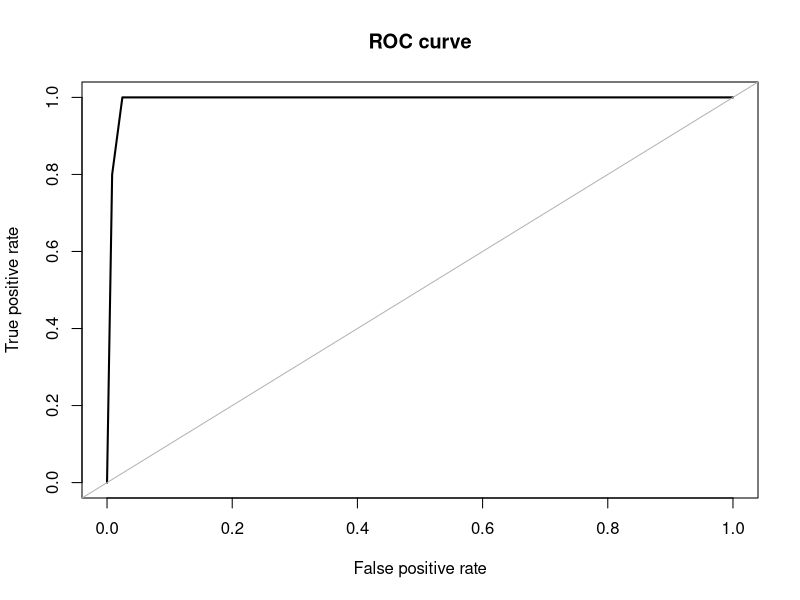
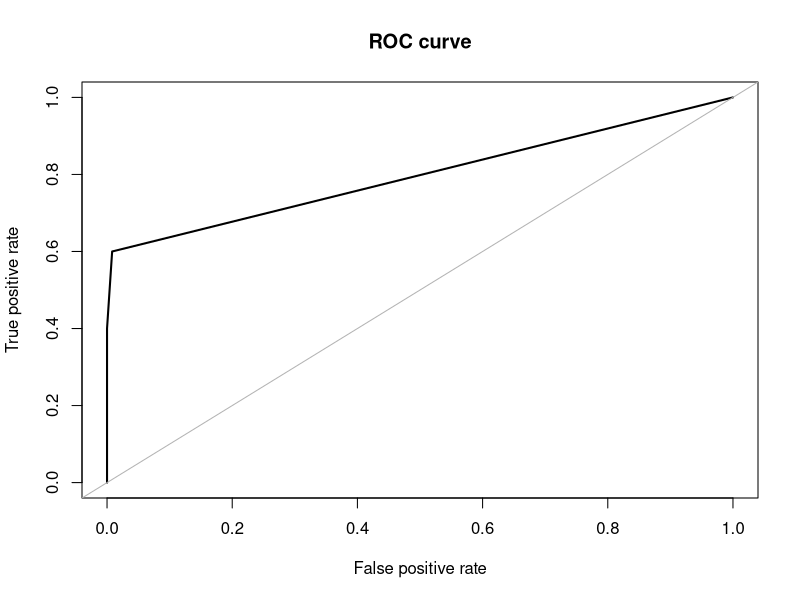
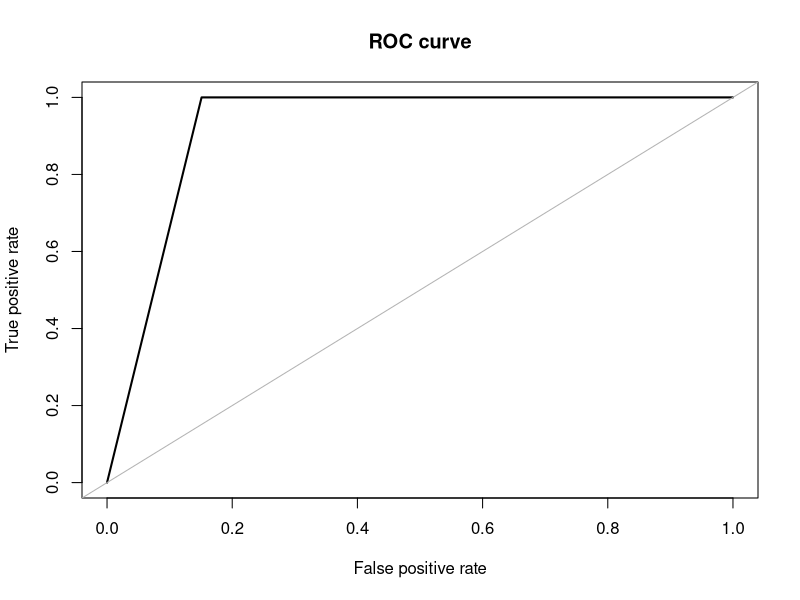
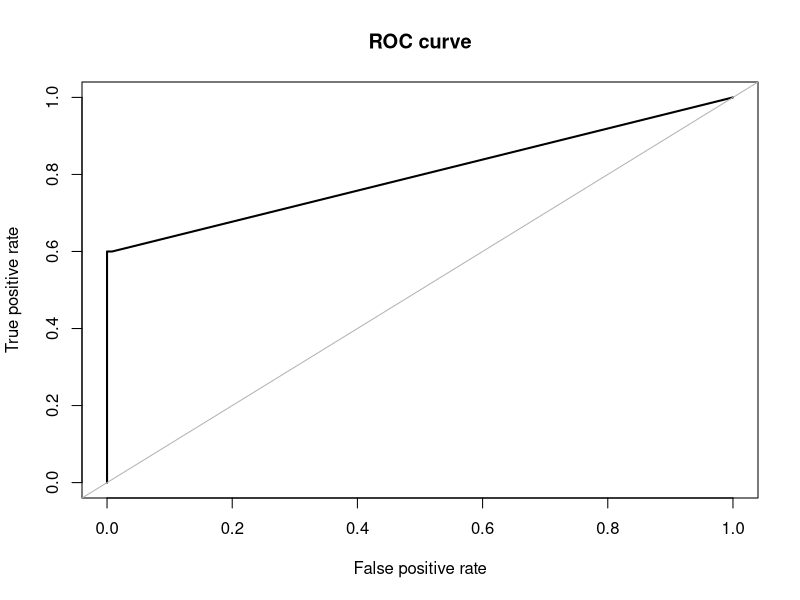

Here is the R script that generated these plots, in order:
library(ROSE)
data(hacide)

table(hacide.train$cls)
prop.table(table(hacide.train$cls))

library(rpart)
treeimb <- rpart(cls ~ ., data = hacide.train)
pred.treeimb <- predict(treeimb, newdata = hacide.test)
accuracy.meas(hacide.test$cls, pred.treeimb[,2])
roc.curve(hacide.test$cls, pred.treeimb[,2], plotit = F)

#over sample
data_balanced_over <- ovun.sample(cls ~ ., data = hacide.train, method = "over",N = 1960)$data
table(data_balanced_over$cls)

#undersample
data_balanced_under <- ovun.sample(cls ~ ., data = hacide.train, method = "under", N = 40, seed = 1)$data
table(data_balanced_under$cls)

#both
data_balanced_both <- ovun.sample(cls ~ ., data = hacide.train, method = "both", p=0.5, N=1000, seed = 1)$data
table(data_balanced_both$cls)

#rose
data.rose <- ROSE(cls ~ ., data = hacide.train, seed = 1)$data
table(data.rose$cls)

#build decision tree models
tree.rose <- rpart(cls ~ ., data = data.rose)
tree.over <- rpart(cls ~ ., data = data_balanced_over)
tree.under <- rpart(cls ~ ., data = data_balanced_under)
tree.both <- rpart(cls ~ ., data = data_balanced_both)

#make predictions on unseen data
pred.tree.rose <- predict(tree.rose, newdata = hacide.test)
pred.tree.over <- predict(tree.over, newdata = hacide.test)
pred.tree.under <- predict(tree.under, newdata = hacide.test)
pred.tree.both <- predict(tree.both, newdata = hacide.test)

#AUC ROSE
roc.curve(hacide.test$cls, pred.tree.rose[,2])

#AUC Oversampling
roc.curve(hacide.test$cls, pred.tree.over[,2])

#AUC Undersampling
roc.curve(hacide.test$cls, pred.tree.under[,2])

#AUC Both
roc.curve(hacide.test$cls, pred.tree.both[,2])
